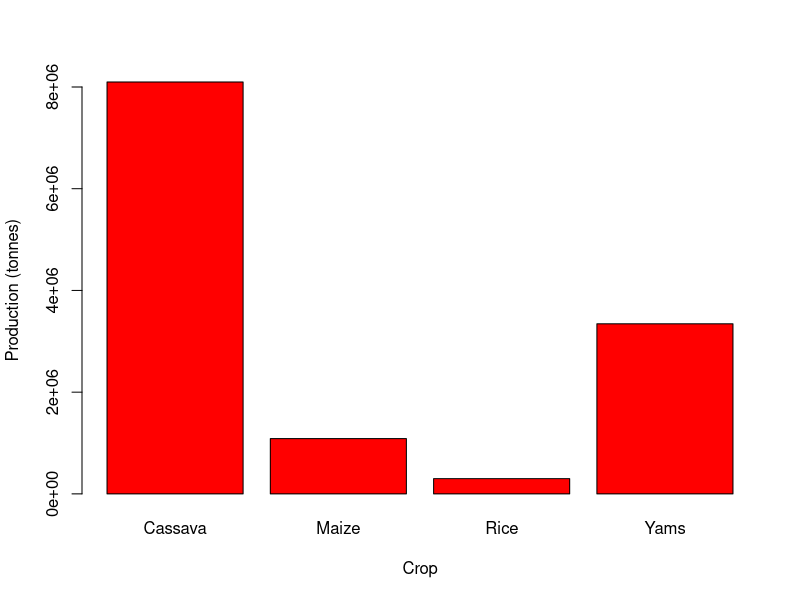
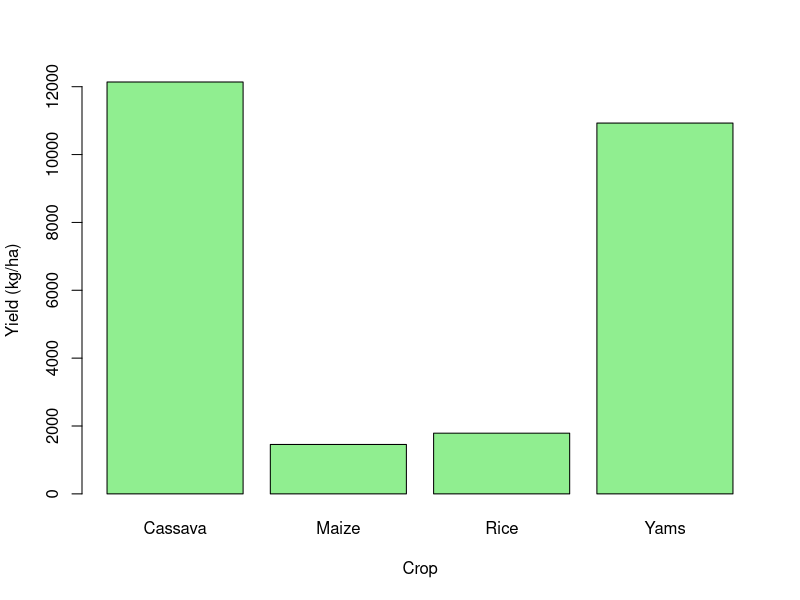
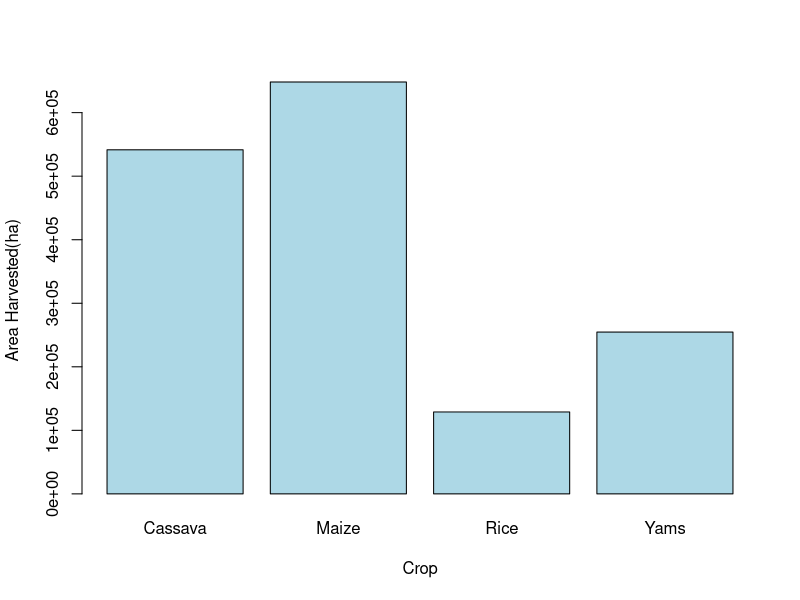
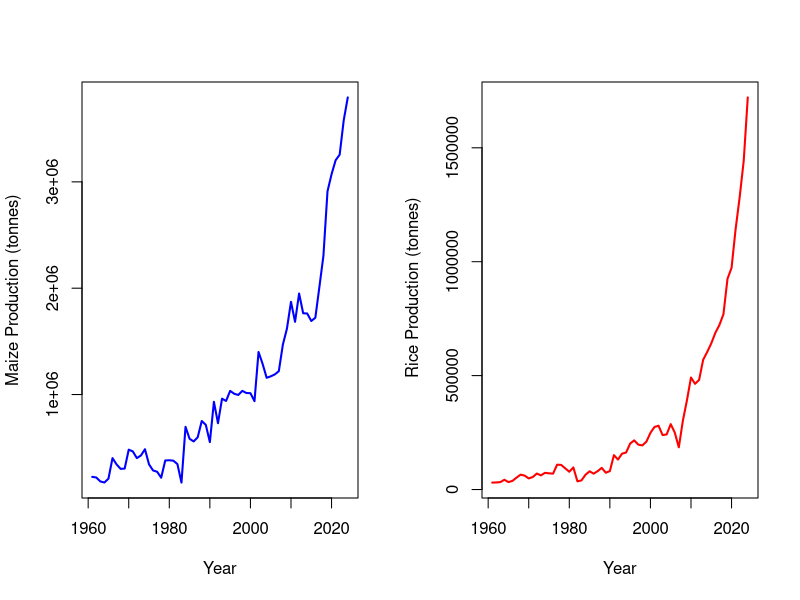
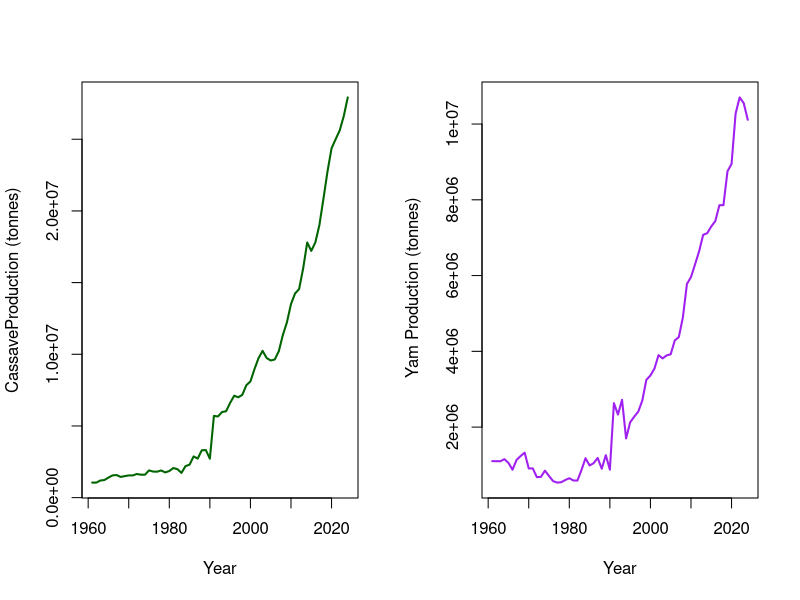
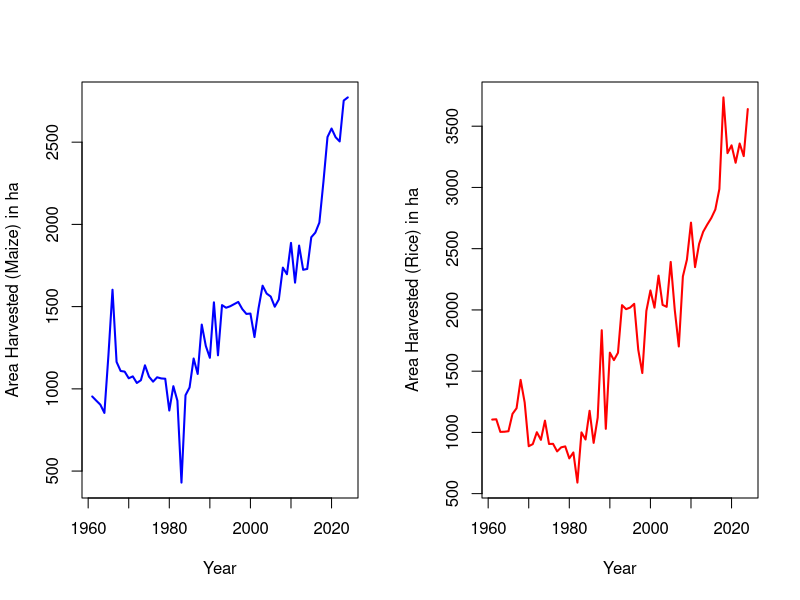
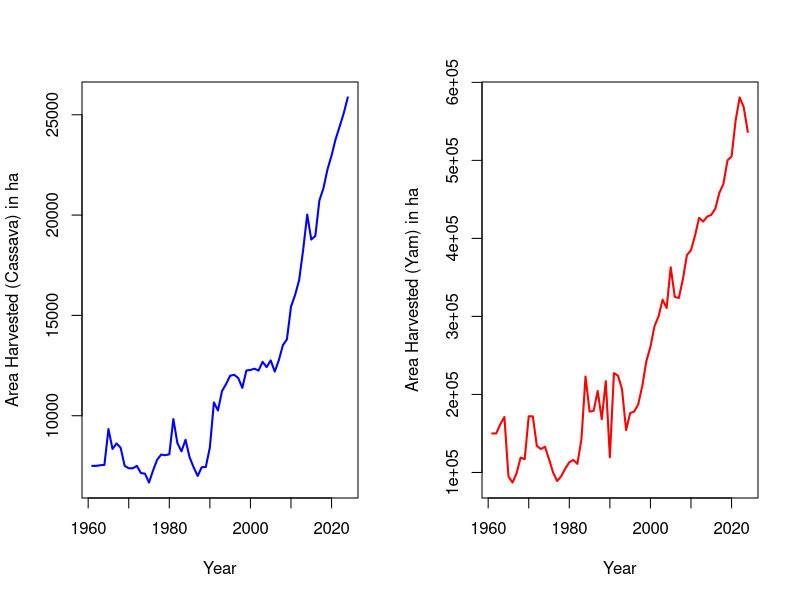
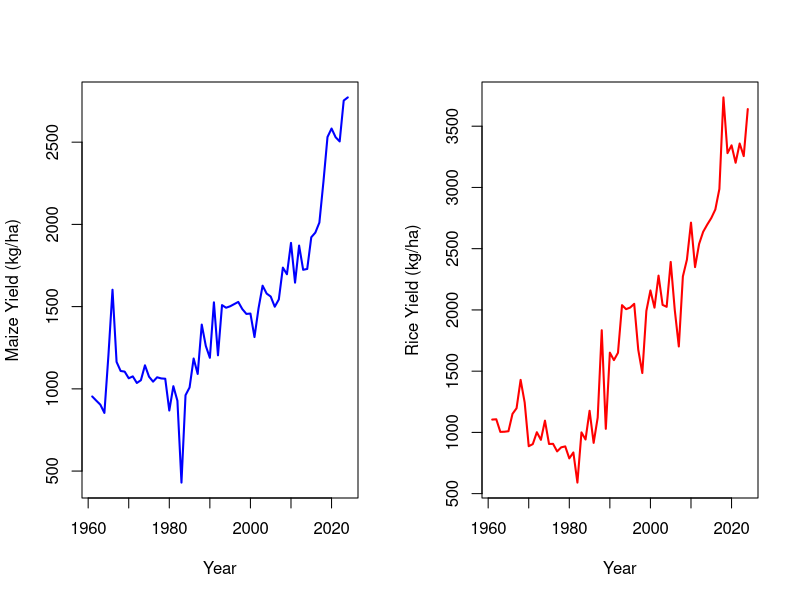

Reproduce these figures in R, in order.
#Libraries
library(tidyverse)
library(ggplot2)
library(corrplot)

# Read the data -----------------------------------------------------------------------
setwd("C:/Users/hp/Desktop/FOOD PRODUCTION PROJECT/notebooks")

df <- read_csv(
  "../data/processed/crop_production_clean.csv"
)

head(df)

#OVERVIEW OF THE DATASET --------------------------------------------------------
dim(df)
unique(df$crop)
colSums(is.na(df))

# AVERAGE PRODUCTION ------------------------------------------------------
mean(df$Production_tonnes)
aggregate(Production_tonnes ~ crop,
          data = df,
          mean)
prod <- aggregate(Production_tonnes ~ crop, data = df, mean)

barplot(
  prod$Production_tonnes,
  names.arg = prod$crop,
  main = "",
  xlab = "Crop",
  ylab = "Production (tonnes)",col="red")


# AVERAGE YIELD -----------------------------------------------------------
yield <-aggregate(Yield_kg_per_ha ~ crop, data = df,mean)
yield
barplot(yield$Yield_kg_per_ha,
        names.arg =yield$crop,
        main ="",
        xlab = "Crop",
        ylab ="Yield (kg/ha)", col = "lightgreen")


# AVERAGE AREA HARVESTED --------------------------------------------------
area <- aggregate(Area_Harvested_ha ~ crop, data = df, mean)
area
barplot(area$Area_Harvested_ha,
        names.arg = area$crop,
        main ="",
        xlab = "Crop",
        ylab ="Area Harvested(ha)", 
        col ="lightblue")


# PRODUCTION OVER TIME ----------------------------------------------------
par(mfrow = c(1, 2))

# Maize
plot(
  Production_tonnes ~ year,
  data = df[df$crop == "Maize", ],
  type = "l",
  col = "blue",
  lwd = 2,
  xlab = "Year",
  ylab = "Maize Production (tonnes)",
  main = ""
)

# Rice
plot(
  Production_tonnes ~ year,
  data = df[df$crop == "Rice", ],
  type = "l",
  col = "red",
  lwd = 2,
  xlab = "Year",
  ylab = " Rice Production (tonnes)",
  main = ""
)

# Reset plotting layout
par(mfrow = c(1, 1))

par(mfrow = c(1, 2))

# Cassava
plot(
  Production_tonnes ~ year,
  data = df[df$crop == "Cassava", ],
  type = "l",
  col = "darkgreen",
  lwd = 2,
  xlab = "Year",
  ylab = "CassaveProduction (tonnes)",
  main = ""
)

# Yams
plot(
  Production_tonnes ~ year,
  data = df[df$crop == "Yams", ],
  type = "l",
  col = "purple",
  lwd = 2,
  xlab = "Year",
  ylab = " Yam Production (tonnes)",
  main = ""
)

par(mfrow = c(1, 1))

# AREA HARVESTED OVER TIME ------------------------------------------------
par(mfrow = c(1, 2))

# Maize
plot(
  Yield_kg_per_ha ~ year,
  data = df[df$crop == "Maize", ],
  type = "l",
  col = "blue",
  lwd = 2,
  xlab = "Year",
  ylab = "Area Harvested (Maize) in ha",
  main = ""
)

# Rice
plot(
  Yield_kg_per_ha ~ year,
  data = df[df$crop == "Rice", ],
  type = "l",
  col = "red",
  lwd = 2,
  xlab = "Year",
  ylab = "Area Harvested (Rice) in ha",
  main = ""
)

# Reset plotting layout
par(mfrow = c(1, 1))

par(mfrow = c(1, 2))

# Cassava
plot(
  Yield_kg_per_ha ~ year,
  data = df[df$crop == "Cassava", ],
  type = "l",
  col = "blue",
  lwd = 2,
  xlab = "Year",
  ylab = "Area Harvested (Cassava) in ha",
  main = ""
)

# Yam
plot(
  Area_Harvested_ha ~ year,
  data = df[df$crop == "Yams", ],
  type = "l",
  col = "red",
  lwd = 2,
  xlab = "Year",
  ylab = "Area Harvested (Yam) in ha",
  main = ""
)

# Reset plotting layout
par(mfrow = c(1, 1))


# Yield Over Time ---------------------------------------------------------
par(mfrow = c(1, 2))

# Maize
plot(
  Yield_kg_per_ha ~ year,
  data = df[df$crop == "Maize", ],
  type = "l",
  col = "blue",
  lwd = 2,
  xlab = "Year",
  ylab = "Maize Yield (kg/ha)",
  main = ""
)

# Rice
plot(
  Yield_kg_per_ha ~ year,
  data = df[df$crop == "Rice", ],
  type = "l",
  col = "red",
  lwd = 2,
  xlab = "Year",
  ylab = "Rice Yield (kg/ha)",
  main = ""
)

# Reset plotting layout
par(mfrow = c(1, 1))

par(mfrow = c(1, 2))

# Cassava
plot(
  Yield_kg_per_ha ~ year,
  data = df[df$crop == "Cassava", ],
  type = "l",
  col = "blue",
  lwd = 2,
  xlab = "Year",
  ylab = "Cassava Yield (kg/ha)",
  main = ""
)

# Yam
plot(
  Yield_kg_per_ha ~ year,
  data = df[df$crop == "Yams", ],
  type = "l",
  col = "red",
  lwd = 2,
  xlab = "Year",
  ylab = " Yam Yield (kg/ha)",
  main = ""
)
# Reset plotting layout
par(mfrow = c(1, 1))


# PRODUCTION VS AREA ------------------------------------------------------

plot(
  Production_tonnes ~ Area_Harvested_ha,
  data = df,
  pch = 19,
  col = as.factor(df$crop),
  xlab = "Area Harvested (ha)",
  ylab = "Production (tonnes)",
  main = ""
)

legend(
  "topleft",
  legend = levels(as.factor(df$crop)),
  col = 1:4,
  pch = 19
)


# PRODUCTION VS YIELD -----------------------------------------------------

plot(
  Production_tonnes ~ Yield_kg_per_ha,
  data = df,
  pch = 19,
  col = as.factor(df$crop),
  xlab = "Yield (kg/ha)",
  ylab = "Production (tonnes)",
  main = ""
)

legend(
  "topleft",
  legend = levels(as.factor(df$crop)),
  col = 1:4,
  pch = 19
)


# CORRELATION $ CORRELATION MATRIX ----------------------------------------
cor_data <- df[, c("Area_Harvested_ha",
                   "Yield_kg_per_ha",
                   "Production_tonnes")]

corrplot(
  cor(cor_data),
  method = "number"
)
